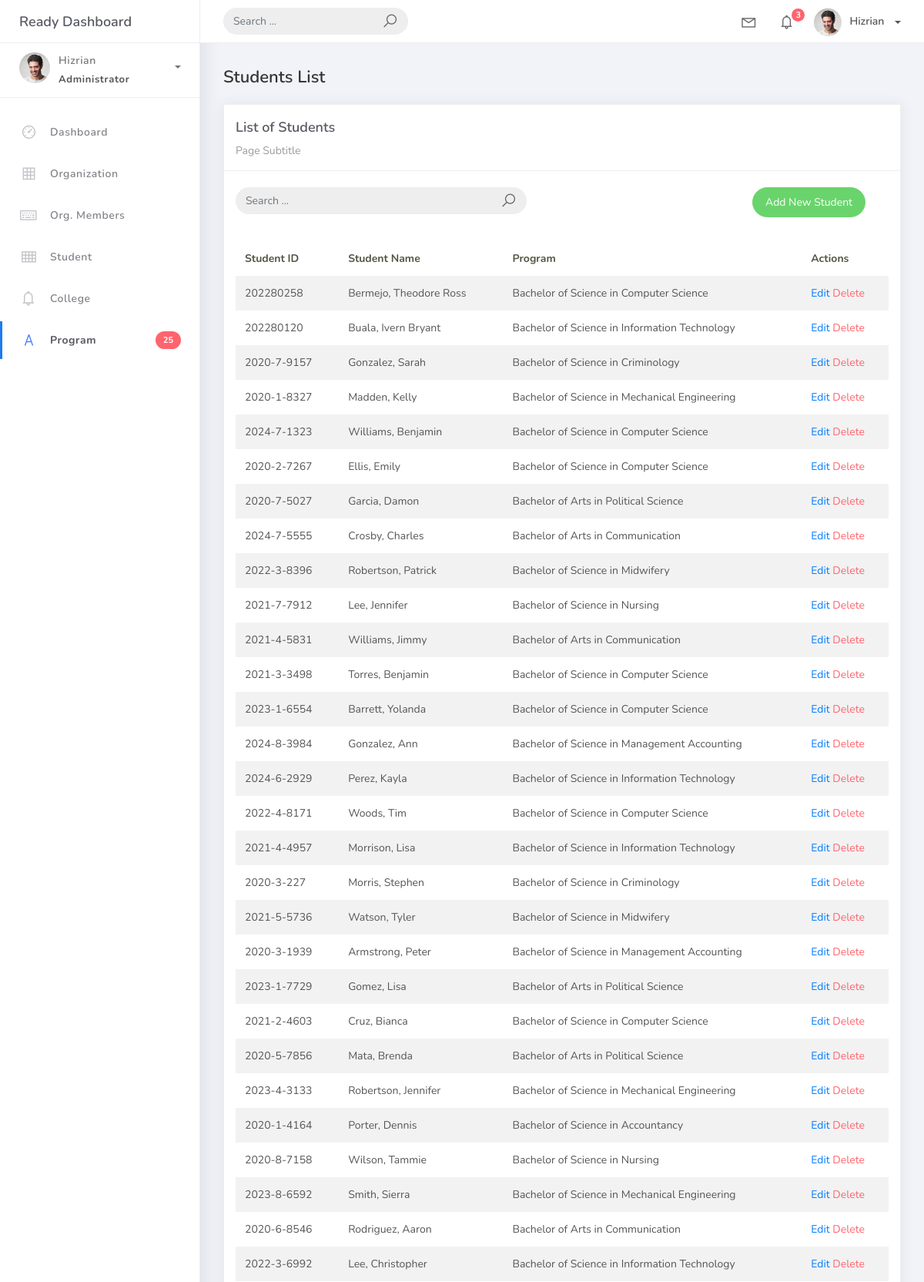
The page /student/ (upper part) on the database its author committed.
### studentorg/models.py (models this page shows, shortened)
class BaseModel(models.Model):
    created_at = models.DateTimeField(auto_now_add=True, db_index=True)
    updated_at = models.DateTimeField(auto_now=True)
    class Meta:
        abstract = True

class Student(BaseModel):
    student_id = models.CharField(max_length=15)
    lastname = models.CharField(max_length=25)
    firstname = models.CharField(max_length=25)
    program = models.ForeignKey(Program, on_delete=models.CASCADE)

class Program(BaseModel):
    prog_name = models.CharField(max_length=150)
    college = models.ForeignKey(College, on_delete=models.CASCADE)
    def __str__(self):
        return self.prog_name

### studentorg/views.py (the view)
# urls.py: path('student/', StudentList.as_view(), name='student-list'),
class StudentList(ListView):
    model = Student
    context_object_name = 'student'
    template_name = 'student_list.html'
    def get_queryset(self):
        queryset = super().get_queryset()
        query = self.request.GET.get('q', '')
        if query:
            queryset = queryset.filter(
                Q(firstname__icontains=query) |
                Q(lastname__icontains=query)
            )
        return queryset

### templates/student_list.html (shortened to what this page needs)
{% extends 'base.html' %} {% block title %}Students{% endblock %} {% block content %}
<div class="content">
    <div class="container-fluid">
        <h4 class="page-title">Students List</h4>
        <div class="row">
            <div class="col-md-12">
                <div class="card">
                    <div class="card-header">
                        <div class="card-title">List of Students</div>
                        <div class="card-category">Page Subtitle</div>
                    </div>
                    <br />
                    <div class="col-md-12 row">
                        <div class="col-md-6">
                            <form class="navbar-left navbar-form nav-search mr-md-3" action="{% url 'student-list' %}?q={{ request.GET.q }}">
                                <div class="input-group">
                                    <input type="text" placeholder="Search ..." class="form-control" name="q" value="{{ request.GET.q }}"/>
                                    <div class="input-group-append">
                                        <span class="input-group-text">
                                            <i class="la la-search search-icon"></i>
                                        </span>
                                    </div>
                                </div>
                            </form>
                        </div>
                        <div class="col-md-6">
                            <div class="pull-right">
                                <a href="{% url 'student-add' %}" class="btn btn-success btn-rounded">
                                    Add New Student
                                </a>
                            </div>
                        </div>
                    </div>
                    <div class="card-body">
                        <table class="table table-striped mt-3">
                            <thead>
                                <tr>
                                    <th scope="col">Student ID</th>
                                    <th scope="col">Student Name</th>
                                    <th scope="col">Program</th>
                                    <th scope="col">Actions</th>
                                </tr>
                            </thead>
                            <tbody>
                                {% for student in student %}
                                <tr>
                                    <td>{{ student.student_id }}</td>
                                    <td>{{ student.lastname }}, {{ student.firstname }}</td>
                                    <td>{{ student.program }}</td>
                                    <td>
                                        <a href="{% url 'student-update' student.pk %}">Edit</a>
                                        <a href="{% url 'student-delete' student.pk %}" class="text-danger">Delete</a>
                                    </td>
                                </tr>
                                {% empty %}
                                <tr>
                                    <td colspan="4" class="text-center">No students found.</td>
                                </tr>
                                {% endfor %}
                            </tbody>
                        </table>
                    </div>
                </div>
            </div>
        </div>
    </div>
</div>
{% endblock %}

### rows shown on the page
Student: student_id "202280258", lastname "Bermejo", firstname "Theodore Ross", program "Bachelor of Science in Computer Science"
Student: student_id "202280120", lastname "Buala", firstname "Ivern Bryant", program "Bachelor of Science in Information Technology"
Student: student_id "2020-7-9157", lastname "Gonzalez", firstname "Sarah", program "Bachelor of Science in Criminology"
Student: student_id "2020-1-8327", lastname "Madden", firstname "Kelly", program "Bachelor of Science in Mechanical Engineering"
Student: student_id "2024-7-1323", lastname "Williams", firstname "Benjamin", program "Bachelor of Science in Computer Science"
Student: student_id "2020-2-7267", lastname "Ellis", firstname "Emily", program "Bachelor of Science in Computer Science"
Student: student_id "2020-7-5027", lastname "Garcia", firstname "Damon", program "Bachelor of Arts in Political Science"
Student: student_id "2024-7-5555", lastname "Crosby", firstname "Charles", program "Bachelor of Arts in Communication"
Student: student_id "2022-3-8396", lastname "Robertson", firstname "Patrick", program "Bachelor of Science in Midwifery"
Student: student_id "2021-7-7912", lastname "Lee", firstname "Jennifer", program "Bachelor of Science in Nursing"
Student: student_id "2021-4-5831", lastname "Williams", firstname "Jimmy", program "Bachelor of Arts in Communication"
Student: student_id "2021-3-3498", lastname "Torres", firstname "Benjamin", program "Bachelor of Science in Computer Science"
Student: student_id "2023-1-6554", lastname "Barrett", firstname "Yolanda", program "Bachelor of Science in Computer Science"
Student: student_id "2024-8-3984", lastname "Gonzalez", firstname "Ann", program "Bachelor of Science in Management Accounting"
Student: student_id "2024-6-2929", lastname "Perez", firstname "Kayla", program "Bachelor of Science in Information Technology"
Student: student_id "2022-4-8171", lastname "Woods", firstname "Tim", program "Bachelor of Science in Computer Science"
Student: student_id "2021-4-4957", lastname "Morrison", firstname "Lisa", program "Bachelor of Science in Information Technology"
Student: student_id "2020-3-227", lastname "Morris", firstname "Stephen", program "Bachelor of Science in Criminology"
Student: student_id "2021-5-5736", lastname "Watson", firstname "Tyler", program "Bachelor of Science in Midwifery"
Student: student_id "2020-3-1939", lastname "Armstrong", firstname "Peter", program "Bachelor of Science in Management Accounting"
Student: student_id "2023-1-7729", lastname "Gomez", firstname "Lisa", program "Bachelor of Arts in Political Science"
Student: student_id "2021-2-4603", lastname "Cruz", firstname "Bianca", program "Bachelor of Science in Computer Science"
Student: student_id "2020-5-7856", lastname "Mata", firstname "Brenda", program "Bachelor of Arts in Political Science"
Student: student_id "2023-4-3133", lastname "Robertson", firstname "Jennifer", program "Bachelor of Science in Mechanical Engineering"
Student: student_id "2020-1-4164", lastname "Porter", firstname "Dennis", program "Bachelor of Science in Accountancy"
Student: student_id "2020-8-7158", lastname "Wilson", firstname "Tammie", program "Bachelor of Science in Nursing"
Student: student_id "2023-8-6592", lastname "Smith", firstname "Sierra", program "Bachelor of Science in Mechanical Engineering"
Student: student_id "2020-6-8546", lastname "Rodriguez", firstname "Aaron", program "Bachelor of Arts in Communication"
Student: student_id "2022-3-6992", lastname "Lee", firstname "Christopher", program "Bachelor of Science in Information Technology"
